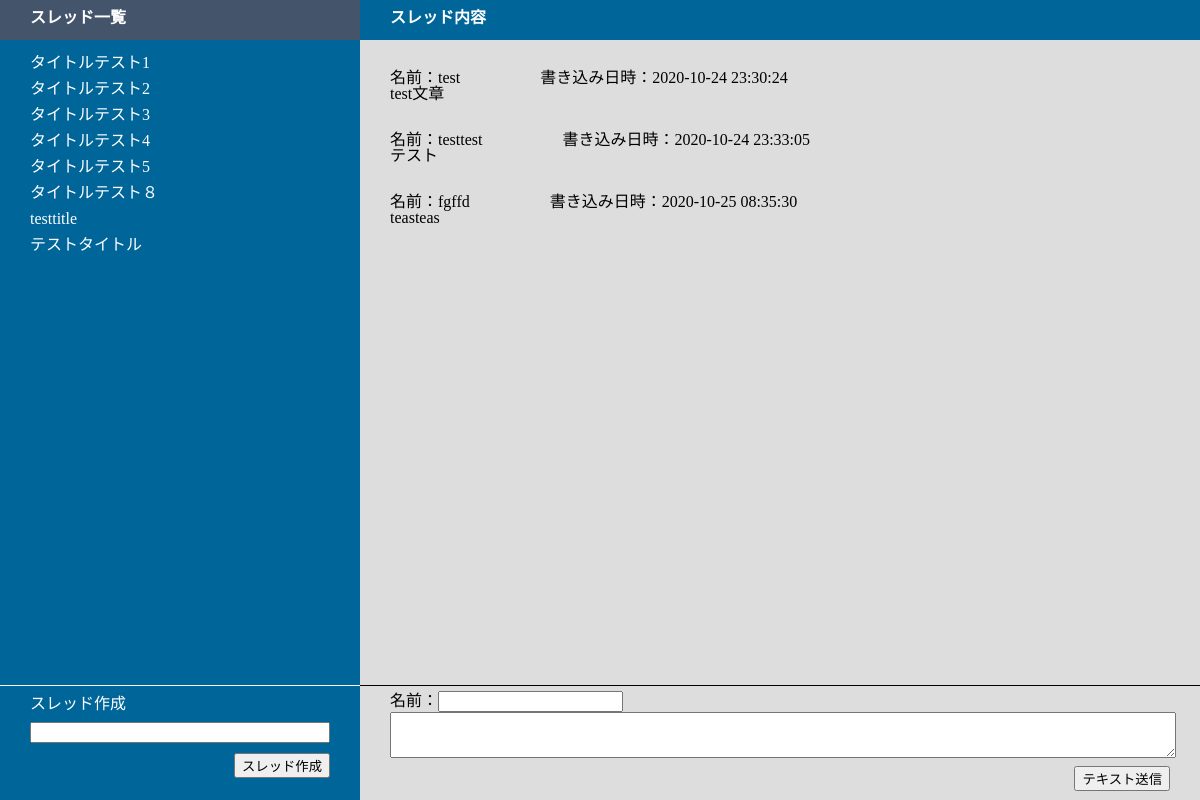
Page /index.php?title_id=2 (signed in) on the committed database.
### tables this page shows
CREATE TABLE `title_table` (
  `id` int(12) NOT NULL,
  `title` varchar(256) NOT NULL,
  `indate` datetime NOT NULL
);

CREATE TABLE `text_table` (
  `id` int(12) NOT NULL,
  `title_id` int(12) NOT NULL,
  `name` varchar(64) NOT NULL,
  `text` text NOT NULL,
  `indate` datetime NOT NULL
);

### index.php (the view, shortened to what this page needs)
<?php
$pdo = db_conn();
$stmt = $pdo->prepare("SELECT * FROM title_table");
$status = $stmt->execute();
$view="";
if ($status == false) {
  $error = $stmt->errorInfo();
  exit("ErrorQuery:".$error[2]);
}else{
  while( $result = $stmt->fetch(PDO::FETCH_ASSOC)){
    $view .= "<li class='title'>";
    $view .= '<a href="index.php?title_id=' . $result["id"] . '">';
    $view .= $result['title'];
    $view .= '</a>';
    $view .= "</li>";
  }
}
if(isset($_GET['title_id'])){
    $title_id = $_GET['title_id'];
    $stmt = $pdo->prepare("SELECT * FROM text_table WHERE title_id=". $title_id);
    $status = $stmt->execute();
    $text_view="";
    if ($status == false) {
    $error = $stmt->errorInfo();
    exit("ErrorQuery:".$error[2]);
    }else{
        while( $result = $stmt->fetch(PDO::FETCH_ASSOC)){
            $text_view .= "<p class='p_header'>名前：";
            $text_view .= $result['name'];
            $text_view .= '　　　　　書き込み日時：'. $result['indate']. '<br>';
            $text_view .= $result['text'];
            $text_view .= "</p>";
        }
    }
}
?>
<!DOCTYPE html>
<html lang="ja">
<head>
    <link rel="stylesheet" href="css/reset.css">
    <link rel="stylesheet" href="css/style.css">
</head>
<header>
    <div class="sidebar_head">
        <div class="sidebar_head_text">スレッド一覧</div>
    </div>
    <div class="main_column_head">
        <div class="main_column_head_text">スレッド内容</div>
    </div>
</header>
<body>
    <main>
        <div class="sidebar">
            <div class="title_output">
                <ul class="sidebar_title_list" id="sidebar_title_list">
                    <?= $view ?>
                </ul>
            </div>
        </div>
        <div class="main_column">
            <div class="main_column_output" id="main_column_output">
                <?= $text_view ?>
            </div>
        </div>
    </main>
</body>
<footer>
    <form method="post" action="insert_title.php">
        <div class="sidebar_make_title">
            <div class="sidebar_make_title_text">スレッド作成</div>
            <input type="text" id="input_title" name="title">
            <div class="make_title_send_wrapper">
                <input type="submit" value="スレッド作成">
            </div>
        </div>
    </form>
    <form method="post" action="insert_text.php">
        <div class="main_column_make_text">
            <div>名前：<input type="text" id="uname" name="name"></div>
            <textarea id="text" cols="150" rows="4" name="text"></textarea>
            <div class="make_text_send_wrapper">
                <input type="submit" value="テキスト送信">
            </div>
        </div>
    </form>
</footer>

### css/style.css (style rules this page uses)
body { background: #555555; }
header { display: flex; height: 5vh; min-height: 34px; }
.sidebar_head { flex: 0 0 300px; padding: 10px 30px 10px 30px; background: #44546a; }
.sidebar_head_text { color: #ffffff; font-weight: bold; }
.main_column_head { flex: 1 1 auto; min-width :300px; padding: 10px 30px 10px 30px; background: #006699; }
.main_column_head_text { color: #ffffff; font-weight: bold; }
main { display: flex; height:95vh; }
.sidebar { flex: 0 0 300px; padding: 10px 30px 0px 30px; background: #006699; }
.title_output { flex: 1 1 auto; overflow: auto; height:80vh; }
a { color: #ffffff; text-decoration: none; }
.title { padding: 5px 0; text-decoration: none; }
.main_column { flex: 3 3 auto; min-width :300px; padding: 10px 0 0 30px; background: #dddddd; }
.main_column_output { overflow: auto; height:80vh; }
footer { position: fixed; bottom: 0; display: flex; min-height: 91px; }
.sidebar_make_title { flex: 0 0 300px; padding: 0px 30px 0px 30px; border-top: 1px solid #ffffff; height: 13vh; background: #006699; }
.sidebar_make_title_text { color: #ffffff; padding: 10px 0 10px 0; }
#input_title { width: 292px; }
.make_title_send_wrapper { padding: 10px 0; text-align: right; }
.main_column_make_text { flex: 1 1 auto; padding: 5px 30px 5px 30px; border-top: 1px solid #000000; height: 13vh; }
textarea { height: 5vh; width: 100%; }
.make_text_send_wrapper { padding: 5px 0; text-align: right; }
.p_header { padding: 20px 0 10px 0; }

### rows in the picture
title_table: value "タイトルテスト1"
title_table: value "タイトルテスト2"
title_table: value "タイトルテスト3"
title_table: value "タイトルテスト4"
title_table: value "タイトルテスト5"
title_table: value "タイトルテスト８"
title_table: value "testtitle"
title_table: value "テストタイトル"
text_table: value "test test文章", indate "2020-10-24 23:30:24"
text_table: value "testtest テスト", indate "2020-10-24 23:33:05"
text_table: value "fgffd teasteas", indate "2020-10-25 08:35:30"
